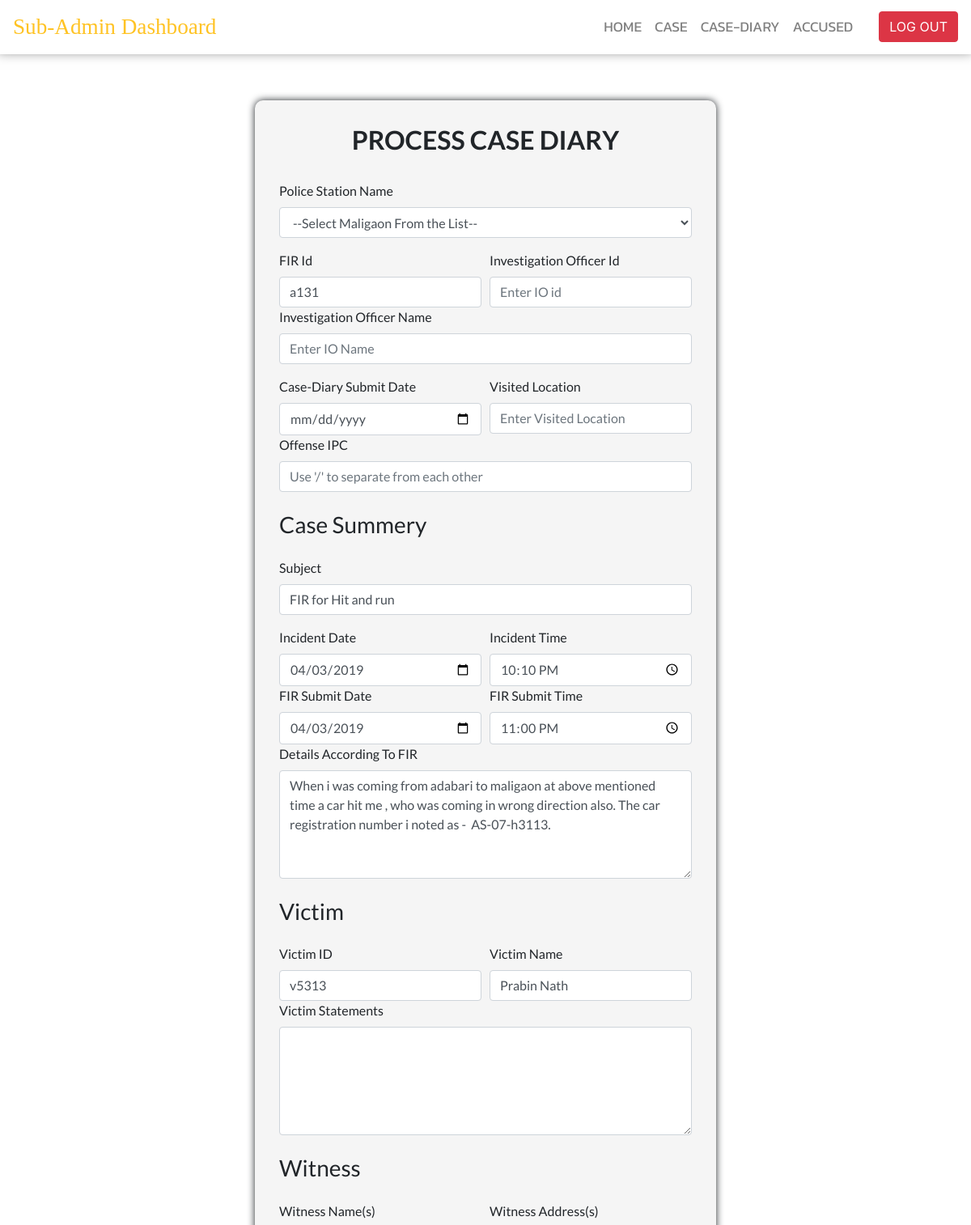
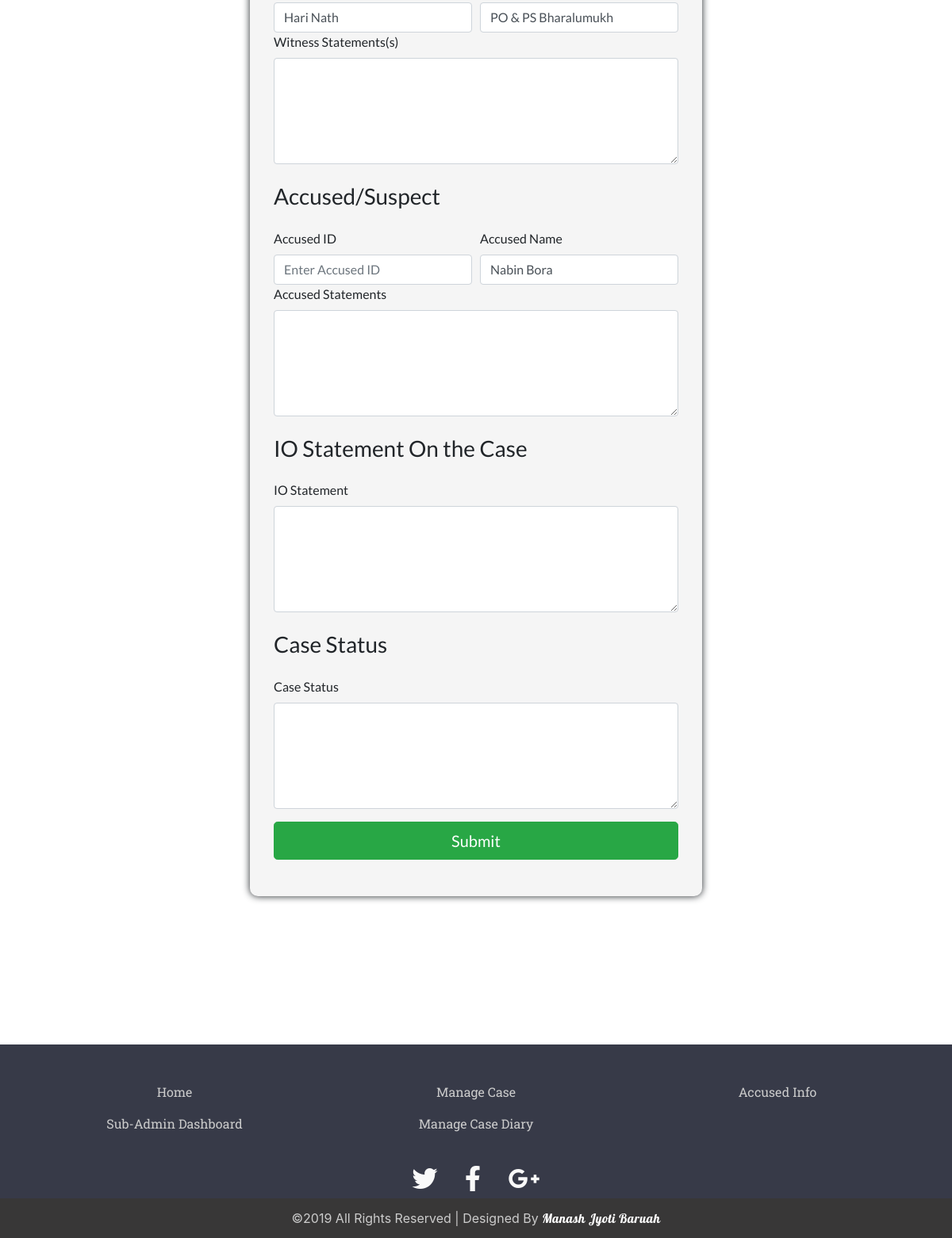
/dashboard/sub_admin_dashboard_menus/case_diary.php?edit=a131, run on the app's committed database (2 pictures, top to bottom).
### tables this page shows
CREATE TABLE IF NOT EXISTS `fir` (
  `ward_no` int(40) NOT NULL,
  `ps_name` text NOT NULL,
  `fid` varchar(40) NOT NULL,
  `vid` varchar(40) NOT NULL,
  `subject` varchar(200) NOT NULL,
  `i_date` date NOT NULL,
  `i_time` time NOT NULL,
  `i_place` varchar(50) NOT NULL,
  `a_name` text NOT NULL,
  `w_name` text NOT NULL,
  `w_address` varchar(500) NOT NULL,
  `f_date` date NOT NULL,
  `f_time` time NOT NULL,
  `c_details` varchar(500) NOT NULL,
  `f_name` text NOT NULL,
  `l_name` text NOT NULL,
  `relation` char(10) NOT NULL,
  `r_name` text NOT NULL,
  `city` text NOT NULL,
  `state` text NOT NULL,
  `p_code` bigint(50) NOT NULL,
  `address` varchar(500) NOT NULL,
  `phone` bigint(50) NOT NULL,
  `e_id` varchar(70) NOT NULL,
  `identity` char(100) NOT NULL,
  `identity_no` varchar(200) NOT NULL,
  PRIMARY KEY (`fid`)
);

### dashboard/sub_admin_dashboard_menus/case_diary.php (the view, shortened to what this page needs)
<?php
$x=$_SESSION['ioid'];
?>
<!DOCTYPE html>
<html>
<head>
	<link rel="stylesheet" href="https://use.fontawesome.com/releases/v5.8.1/css/all.css">
	<link rel="stylesheet" href="https://maxcdn.bootstrapcdn.com/bootstrap/4.0.0/css/bootstrap.min.css">
	<link rel="stylesheet" type="text/css" href="case_diary_style.css">
</head>
<body>
		<nav class="navbar navbar-expand-lg navbar-light sticky-top navbar-custom">
			<a class="navbar-brand" href="#">Sub-Admin Dashboard</a>
			<div class="collapse navbar-collapse" id="navbarSupportedContent">
				<ul class="navbar-nav mr-auto w-100 justify-content-end px-4">
					<li class="nav-item active"><a href="../sub_admin_dashboard.php" class="nav-link">HOME</a></li>
					<li class="nav-item"><a href="case_sa.php" class="nav-link">CASE</a></li>
					<li class="nav-item"><a href="cd_sa.php" class="nav-link">CASE-DIARY</a></li>
					<li class="nav-item"><a href="accused_sa.php" class="nav-link">ACCUSED</a></li>
				</ul>
				<a href="../../php/sub_admin_logout.php"><button type="button" class="btn btn-danger">LOG OUT</button></a>
			</div>
		</nav>
		<div class="content">
			<?php
			include("connectioni.php");
        $edit_record = $_GET['edit'];
       $rs=mysqli_query($con,"SELECT * FROM `fir` WHERE fid='$edit_record'");
		while($row=mysqli_fetch_array($rs))
			{
  			$ps_name=$row[1];
  			$fid=$row[2];
  			$vid=$row[3];
  			$subject=$row[4];
  			$i_date=$row[5];
  			$i_time=$row[6];
  			$f_date=$row[11];
  			$f_time=$row[12];
  			$w_name=$row[9];
  			$w_address=$row[10];
  			$a_name=$row[8];
  			$c_details=$row[13];
  			$f_name=$row[14];
  			$l_name=$row[15];
?>
			<section class="container-fluid">
				<section class="row justify-content-center">
					<section class="col-12 col-sm-6 col-md-6">
						<form class="form-container" action="case_diary_later.php" method="POST" enctype="multipart/form-data">
							<h2 class="text-center font-weight-bold">PROCESS CASE DIARY</h2>
  						<div class="form-group pt-4">
  							<label for="ps_name">Police Station Name</label>
			      			<select id="ps_name" class="form-control" name="ps_name" >
			      					<option value="">--Select <?php echo $ps_name;  ?> From the List--</option>
			      				</select>
        					</div>
						<div class="form-row">
			    			<div class="col">
			    				<label for="fid">FIR Id</label>
			      				<input type="text" class="form-control" placeholder="Enter FIR id" name="fid" id="fid" required="required" value="<?php echo $fid;  ?>">
			    			</div>
			    			<div class="col">
			    				<label for="ioid">Investigation Officer Id</label>
			      				<input type="text" class="form-control" placeholder="Enter IO id" name="ioid" id="ioid" required="required" value="<?php echo $x;  ?>">
			    			</div>
  						</div>
  							<div class="form-group">
  								<label for="io_name">Investigation Officer Name</label>
        						<input type="text" class="form-control" name="io_name" placeholder="Enter IO Name" required="required" id="io_name">
        					</div>
							<div class="form-row">
								<div class="col">
			    				<label for="cd_submit_date">Case-Diary Submit Date</label>
			      				<input type="date" class="form-control" placeholder="Enter Case-Diary Submit Date" name="cd_submit_date" id="cd_submit_date">
			      			</div>
							<div class="col">
			    				<label for="v_location">Visited Location</label>
			      				<input type="text" class="form-control" placeholder="Enter Visited Location" name="v_location" id="v_location">
			      			</div>
			    			</div>
			    			<div class="form-group">
  								<label for="ipc">Offense IPC</label>
        						<input type="text" class="form-control" name="ipc" placeholder="Use '/' to separate from each other" required="required" id="ipc">
        					</div>
							<h3 class="text-left my-4">Case Summery</h3>
							<div class="form-group">
			    				<label for="subject">Subject</label>
			      				<input type="text" class="form-control" placeholder="Subject" name="subject" id="subject" value="<?php echo $subject;  ?>">
			    			</div>
							<div class="form-row">
								<div class="col">
			    				<label for="i_date">Incident Date</label>
			      				<input type="date" class="form-control" placeholder="Incident Date" name="i_date" id="i_date" value="<?php echo $i_date;  ?>">
			      			</div>
			      			<div class="col">
			    				<label for="i_time">Incident Time</label>
			      				<input type="time" class="form-control" placeholder="Subject" name="i_time" id="i_time" value="<?php echo $i_time;  ?>">
			      			</div>
			    			</div>
			    			<div class="form-row">
								<div class="col">
			    				<label for="f_date">FIR Submit Date</label>
			      				<input type="date" class="form-control" placeholder="FIR Submit Date" name="f_date" id="f_date" value="<?php echo $f_date;  ?>">
			      			</div>
			      			<div class="col">
			    				<label for="f_time">FIR Submit Time</label>
			      				<input type="time" class="form-control" placeholder="FIR Submit Time" name="f_time" id="f_time" value="<?php echo $f_time;  ?>">
			      			</div>
			    			</div>
			    			<div class="form-group">
			    				<label for="c_details">Details According To FIR</label>
			      				<textarea class="form-control" rows="5" id="c_details" name="c_details"><?php echo $c_details;  ?></textarea>
			    			</div>
			    			<h3 class="text-left my-4">Victim</h3>
  						<div class="form-row">
			    			<div class="col">
			    				<label for="vid">Victim ID</label>
			      				<input type="text" class="form-control" placeholder="Enter Victim ID" name="vid" id="vid" value="<?php echo $vid;  ?>">
			    			</div>
			    			<div class="col">
			    				<label for="v_name">Victim Name</label>
			      				<input type="text" class="form-control" placeholder="Enter Victim Name" name="v_name" id="v_name" value="<?php echo $f_name;  ?> <?php echo $l_name;  ?>">
			    		</div>
			    		</div>
			    		<div class="form-group">
			    				<label for="v_statement">Victim Statements</label>
        						<textarea class="form-control" rows="5" id="v_statement" name="v_statement"></textarea>
			    		</div>
			    		<h3 class="text-left my-4">Witness</h3>
        				<div class="form-row">
        					<div class="col">
			    				<label for="w_name">Witness Name(s)</label>
			      				<input type="text" class="form-control" placeholder="Enter Witness Name" name="w_name" id="w_name" value="<?php echo $w_name;  ?>">
			    			</div>
			    			<div class="col">
			    				<label for="w_address">Witness Address(s)</label>
			      				<input type="text" class="form-control" placeholder="Enter Witness Address" name="w_address" id="w_address" value="<?php echo $w_address;  ?>">
			    		</div>
			    		</div>
  						<div class="form-group">
			    				<label for="w_statement">Witness Statements(s)</label>
        						<textarea class="form-control" rows="5" id="w_statement" name="w_statement"></textarea>
			    		</div>
						<h3 class="text-left my-4">Accused/Suspect</h3>
			    		<div class="form-row">
			    			<div class="col">
			    				<label for="a_id">Accused ID</label>
			      				<input type="text" class="form-control" placeholder="Enter Accused ID" name="a_id" id="a_id">
			    			</div>
			    			<div class="col">
			    				<label for="a_name">Accused Name</label>
			      				<input type="text" class="form-control" placeholder="Enter Accused Name" name="a_name" id="a_name" value="<?php echo $a_name;  ?>">
			    		</div>
			    		</div>
			    		<div class="form-group">
			    				<label for="a_statement">Accused Statements</label>
        						<textarea class="form-control" rows="5" id="a_statement" name="a_statement"></textarea>
			    		</div>
			    		<h3 class="text-left my-4">IO Statement On the Case</h3>
			    		<div class="form-group">
			    				<label for="io_statement">IO Statement</label>
        						<textarea class="form-control" rows="5" id="io_statement" name="io_statement"></textarea>
			    		</div>
			    		<h3 class="text-left my-4">Case Status</h3>
			    		<div class="form-group">
			    				<label for="case_status">Case Status</label>
			      				<textarea class="form-control" rows="5" id="case_status" name="case_status"></textarea>
			    		</div>
							<div class="form-group">
            					<button type="submit" name="submit" class="btn btn-success btn-lg btn-block">Submit</button>
        					</div>
						</form>
					</section>
				</section>
			</section>
			<?php } ?>
		</div>
		<footer id="site-footer">
			<div class="container">
				<div class="row text-center custom-list">
					<div class="col-sm-4">
						<ul class="list-unstyled">
						<li><a href="../../index.php" class="nav-link">Home</a></li>
						<li><a href="../sub_admin_dashboard.php" class="nav-link">Sub-Admin Dashboard</a></li>
					</ul>
					</div>
					<div class="col-sm-4">
						<ul class="list-unstyled">
							<li><a href="case_sa.php" class="nav-link">Manage Case</a></li>
							<li><a href="cd_sa.php" class="nav-link">Manage Case Diary</a></li>
						</ul>
					</div>
					<div class="col-sm-4">
						<ul class="list-unstyled">
							<li><a href="accused_sa.php" class="nav-link">Accused Info</a></li>
						</ul>
					</div>
				</div>
			</div>
			<div class="social-networks">
				<a href="https://www.twitter.com/ocms" class="twitter"><i class="fab fa-twitter"></i></a>
				<a href="https://www.facebook.com/ocms" class="facebook"><i class="fab fa-facebook-f"></i></a>
				<a href="mailto:ocms@gmail.com?subject=Mail from Our Site" class="google"><i class="fab fa-google-plus-g"></i></a>
			</div>
			<div class="footer-copyright">
            	<p>&copy;2019 All Rights Reserved | Designed By <a href="https://www.linkedin.com/in/manashjb/"><span>Manash Jyoti Baruah</span></a> </p>
        	</div>
		</footer>
</body>
</html>

### dashboard/sub_admin_dashboard_menus/case_diary_style.css (style rules this page uses)
body { background: #ffff; min-height: 100%; position: relative; padding-bottom: 200px; }
.navbar-custom { background: #ffff; -webkit-box-shadow:0 -0.4rem 0.9rem 0.2rem rgba(0,0,0,.5); -moz-box-shadow: -0.4rem 0.9rem 0.2rem rgba(0,0,0,.5):; box-shadow:0 -0.4rem 0.9rem 0.2rem rgba(0,0,0,.5); }
#navbarSupportedContent li a { color: grey; font-family: 'Kanit', sans-serif; font-size: 1.1em; }
.navbar-brand { color: #ffc324 !important; font-family: 'Cinzel', serif; font-size: 1.7em; }
.form-container { border-radius: 10px; padding: 30px; box-shadow: 0px 0px 10px 0px; background: #f5f5f5; margin-top: 10%; margin-bottom: 10%; }
.content { position:relative; padding-bottom: 100px; font-family: 'Lato', sans-serif; }
#site-footer { background-color: #373a48; color:white; height: 200px; position: absolute; left: 0 ; right: 0; bottom: 0; margin-bottom: -30px; }
#site-footer .custom-list { margin-top: 40px; color: #fff !important; }
#site-footer li a { color: #ccc; font-family: 'Roboto Slab', serif; }
#site-footer .social-networks { text-align: center; padding-top: 10px; padding-bottom: 0; }
#site-footer .social-networks a { margin-right: 5px; margin-left: 5px; font-size: 32px; color: #f9f9f9; padding: 10px; transition: 0.2s; }
#site-footer .footer-copyright { background-color: #383737; padding-top:3px; padding-bottom:3px; text-align: center; }
#site-footer .footer-copyright p { margin:10px; color: #ccc; }
#site-footer span { font-family: 'Lobster', cursive; letter-spacing: 0.5px; color: #fff; }

### data on the page
fir: fid "a131", subject "FIR for Hit and run", i_date "04/03/2019", i_time "22:10:00", f_date "04/03/2019", f_time "23:00:00", c_details "When i was coming from adabari to maligaon at above mentioned time a car hit me , who was coming in wrong direction also. The car registration number i noted as - AS-07-h3113.", vid "v5313", v_name "Prabin Nath", w_name "Hari Nath", w_address "PO & PS Bharalumukh", a_name "Nabin Bora"
